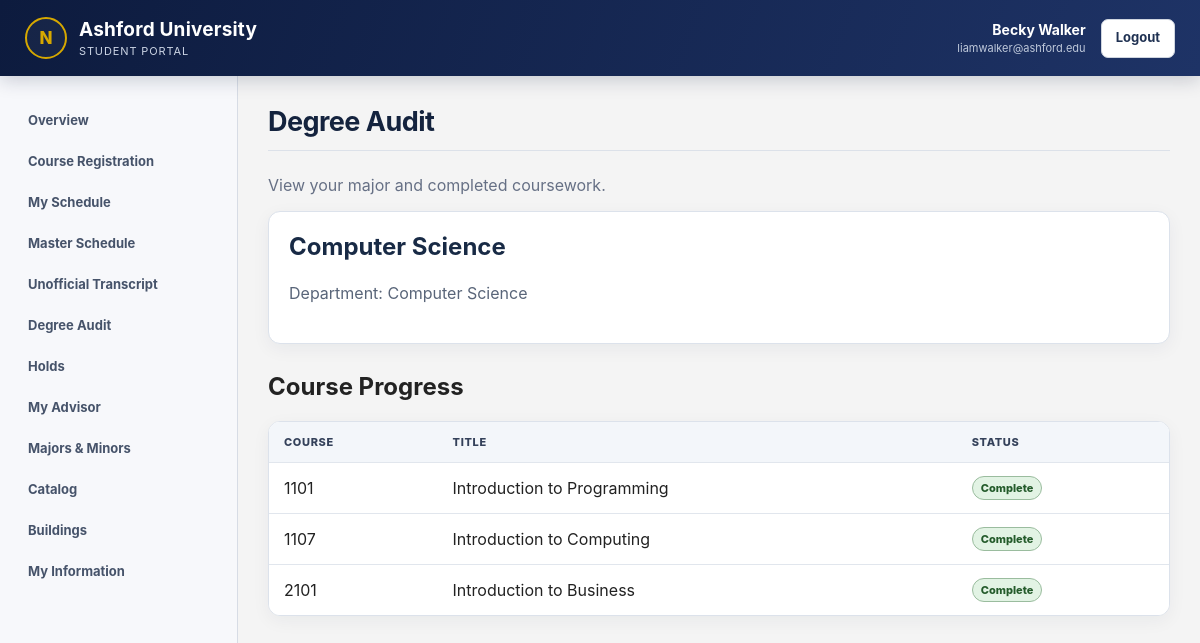
Page /student/degree-audit.php (signed in) on the committed database.
### tables this page shows
CREATE TABLE `major` (
  `major_ID` int(11) NOT NULL,
  `major_Name` varchar(100) NOT NULL,
  `dept_ID` int(11) NOT NULL
);

CREATE TABLE `department` (
  `dept_ID` int(11) NOT NULL,
  `dept_Name` varchar(100) NOT NULL,
  `office_ID` int(11) NOT NULL,
  `Email` varchar(255) NOT NULL,
  `Phone_No` varchar(20) NOT NULL,
  `chair_ID` int(11) NOT NULL,
  `dept_Manager` varchar(100) NOT NULL
);

CREATE TABLE `student_history` (
  `student_ID` int(11) NOT NULL,
  `CRN` int(11) NOT NULL,
  `course_ID` int(11) NOT NULL,
  `semester_ID` int(11) NOT NULL,
  `Grade` varchar(5) DEFAULT NULL
);

CREATE TABLE `course` (
  `course_ID` int(11) NOT NULL,
  `dept_ID` int(11) NOT NULL,
  `course_Name` varchar(255) NOT NULL,
  `course_Credits` int(11) NOT NULL,
  `course_DSC` varchar(500) NOT NULL,
  `course_Type` enum('Undergraduate','Graduate') NOT NULL
);

### includes/functions.php (called while the page is built, shortened)
<?php
function one(
    PDO $pdo,
    string $sql,
    array $params = []
): ?array {
    $stmt = $pdo->prepare($sql);
    bind_params($stmt, $params);
    $stmt->execute();
    $row = $stmt->fetch();
    if ($row) {
        return $row;
    }
    return null;
}
function all_rows(
    PDO $pdo,
    string $sql,
    array $params = []
): array {
    $stmt = $pdo->prepare($sql);
    bind_params($stmt, $params);
    $stmt->execute();
    return $stmt->fetchAll();
}
function bind_params(
    PDOStatement $stmt,
    array $params
): void {
    foreach ($params as $index => $value) {
        $type = is_int($value) ? PDO::PARAM_INT : PDO::PARAM_STR;
        $stmt->bindValue($index + 1, $value, $type);
    }
}
?>

### includes/auth.php (called while the page is built, shortened)
<?php
function e($value): string
{
    return htmlspecialchars(
        (string) $value,
        ENT_QUOTES,
        'UTF-8'
    );
}
?>

### student/degree-audit.php (the view, shortened to what this page needs)
<?php
require_once '../config/database.php';
require_once '../includes/layout.php';
require_once '../includes/functions.php';
$studentID = (int) $_SESSION['user_id'];
$sql = "SELECT
            Major.major_Name,
            Department.dept_Name
        FROM Student
        JOIN Major
            ON Major.major_ID = Student.major_ID
        JOIN Department
            ON Department.dept_ID = Major.dept_ID
        WHERE Student.student_ID = ?";
$major = one(
    $pdo,
    $sql,
    [$studentID]
);
$sql = "SELECT
            Course.course_ID,
            Course.course_Name,
            Student_History.Grade
        FROM Student_History
        JOIN Course
            ON Course.course_ID = Student_History.course_ID
        WHERE Student_History.student_ID = ?
        ORDER BY Course.course_ID";
$courseHistory = all_rows(
    $pdo,
    $sql,
    [$studentID]
);
?>
<p class="muted">
    View your major and completed coursework.
</p>
<div class="card">
    <h2>
        <?= e($major['major_Name'] ?? 'Major Not Assigned') ?>
    </h2>
    <?php if (!empty($major['dept_Name'])): ?>
        <p class="muted">
            Department:
            <?= e($major['dept_Name']) ?>
        </p>
    <?php endif; ?>
</div>
<h2 class="section-title">
    Course Progress
</h2>
<?php if (count($courseHistory) > 0): ?>
    <div class="table-wrap">
        <table>
            <tr>
                <th>Course</th>
                <th>Title</th>
                <th>Status</th>
            </tr>
            <?php foreach ($courseHistory as $course): ?>
                <tr>
                    <td>
                        <?= e($course['course_ID']) ?>
                    </td>
                    <td>
                        <?= e($course['course_Name']) ?>
                    </td>
                    <td>
                        <?php if (!empty($course['Grade'])): ?>
                            <span class="badge">
                                Complete
                            </span>
                        <?php else: ?>
                            In Progress
                        <?php endif; ?>
                    </td>
                </tr>
            <?php endforeach; ?>
        </table>
    </div>
<?php else: ?>
    <div class="card">
        <p>No completed courses are currently available.</p>
    </div>
<?php endif; ?>

### assets/css/style.css (style rules this page uses)
:root { --ashford-navy: #0d1b3e; --ashford-blue: #1e3366; --ashford-gold: #d6a800; --ashford-light: #f4f7fb; --ashford-text: #172238; --ashford-muted: #667085; --ashford-border: #dce2eb; }
* { box-sizing: border-box; }
body { margin: 0; font-family: Inter, Arial, Helvetica, sans-serif; background-color: #f4f4f4; color: #222; }
h1, h2, h3 { margin-top: 0; }
.muted { color: var(--ashford-muted); }
.card { margin: 0; padding: 20px; border: 1px solid #dce2eb; border-radius: 12px; background: white; box-shadow: 0 5px 18px rgba(25, 39, 66, 0.055); }
.card h2, .card h3 { color: #182a45; }
.card p { color: #596579; line-height: 1.6; }
.section-title { margin-top: 28px; }
.table-wrap { overflow-x: auto; border: 1px solid #dce2eb; border-radius: 12px; background-color: white; box-shadow: 0 5px 18px rgba(25, 39, 66, 0.05); }
table { width: 100%; border-collapse: collapse; background-color: white; }
th, td { padding: 13px 15px; border-bottom: 1px solid #e1e6ed; text-align: left; vertical-align: middle; }
th { color: #34415a; background: #f3f6fa; font-size: 11px; font-weight: 800; letter-spacing: 0.06em; text-transform: uppercase; }
tbody tr:last-child td { border-bottom: 0; }
.badge { display: inline-block; padding: 4px 8px; border: 1px solid #9abc9e; border-radius: 999px; color: #245b2b; background-color: #e2f3e4; font-size: 11px; font-weight: 800; }

### rows in the picture
major: major_Name "Computer Science", dept_ID.dept_Name "Computer Science"
student_history: course.course_ID "1101", course.course_Name "Introduction to Programming", Grade "Complete"
student_history: course.course_ID "1107", course.course_Name "Introduction to Computing", Grade "Complete"
student_history: course.course_ID "2101", course.course_Name "Introduction to Business", Grade "Complete"

### other values in the picture
$portalName "STUDENT PORTAL"
$name "Becky Walker"
$email "liamwalker@ashford.edu"
$label "Overview"
$label "Course Registration"
$label "My Schedule"
$label "Master Schedule"
$label "Unofficial Transcript"
$label "Degree Audit"
$label "Holds"
$label "My Advisor"
$label "Majors & Minors"
$label "Catalog"
$label "Buildings"
$label "My Information"
